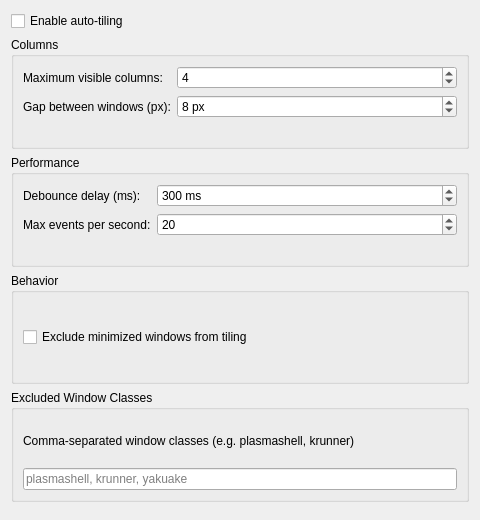
<?xml version="1.0" encoding="UTF-8"?>
<ui version="4.0">
    <class>AutoTileConfig</class>
    <widget class="QWidget" name="AutoTileConfig">
        <property name="geometry">
            <rect>
                <x>0</x>
                <y>0</y>
                <width>480</width>
                <height>520</height>
            </rect>
        </property>
        <layout class="QVBoxLayout" name="mainLayout">
            <!-- Enable toggle -->
            <item>
                <widget class="QCheckBox" name="kcfg_enabled">
                    <property name="text">
                        <string>Enable auto-tiling</string>
                    </property>
                </widget>
            </item>

            <!-- Columns group -->
            <item>
                <widget class="QGroupBox" name="columnsGroup">
                    <property name="title">
                        <string>Columns</string>
                    </property>
                    <layout class="QFormLayout" name="columnsLayout">
                        <item row="0" column="0">
                            <widget class="QLabel" name="maxVisibleLabel">
                                <property name="text">
                                    <string>Maximum visible columns:</string>
                                </property>
                            </widget>
                        </item>
                        <item row="0" column="1">
                            <widget class="QSpinBox" name="kcfg_maxVisible">
                                <property name="minimum">
                                    <number>1</number>
                                </property>
                                <property name="maximum">
                                    <number>8</number>
                                </property>
                                <property name="value">
                                    <number>4</number>
                                </property>
                            </widget>
                        </item>
                        <item row="1" column="0">
                            <widget class="QLabel" name="gapSizeLabel">
                                <property name="text">
                                    <string>Gap between windows (px):</string>
                                </property>
                            </widget>
                        </item>
                        <item row="1" column="1">
                            <widget class="QSpinBox" name="kcfg_gapSize">
                                <property name="minimum">
                                    <number>0</number>
                                </property>
                                <property name="maximum">
                                    <number>32</number>
                                </property>
                                <property name="value">
                                    <number>8</number>
                                </property>
                                <property name="suffix">
                                    <string> px</string>
                                </property>
                            </widget>
                        </item>
                    </layout>
                </widget>
            </item>

            <!-- Performance group -->
            <item>
                <widget class="QGroupBox" name="performanceGroup">
                    <property name="title">
                        <string>Performance</string>
                    </property>
                    <layout class="QFormLayout" name="performanceLayout">
                        <item row="0" column="0">
                            <widget class="QLabel" name="debounceMsLabel">
                                <property name="text">
                                    <string>Debounce delay (ms):</string>
                                </property>
                            </widget>
                        </item>
                        <item row="0" column="1">
                            <widget class="QSpinBox" name="kcfg_debounceMs">
                                <property name="minimum">
                                    <number>50</number>
                                </property>
                                <property name="maximum">
                                    <number>1000</number>
                                </property>
                                <property name="value">
                                    <number>300</number>
                                </property>
                                <property name="singleStep">
                                    <number>50</number>
                                </property>
                                <property name="suffix">
                                    <string> ms</string>
                                </property>
                            </widget>
                        </item>
                        <item row="1" column="0">
                            <widget class="QLabel" name="maxEventsLabel">
                                <property name="text">
                                    <string>Max events per second:</string>
                                </property>
                            </widget>
                        </item>
                        <item row="1" column="1">
                            <widget class="QSpinBox" name="kcfg_maxEventsPerSecond">
                                <property name="minimum">
                                    <number>5</number>
                                </property>
                                <property name="maximum">
                                    <number>50</number>
                                </property>
                                <property name="value">
                                    <number>20</number>
                                </property>
                            </widget>
                        </item>
                    </layout>
                </widget>
            </item>

            <!-- Behavior group -->
            <item>
                <widget class="QGroupBox" name="behaviorGroup">
                    <property name="title">
                        <string>Behavior</string>
                    </property>
                    <layout class="QVBoxLayout" name="behaviorLayout">
                        <item>
                            <widget class="QCheckBox" name="kcfg_respectMinimized">
                                <property name="text">
                                    <string>Exclude minimized windows from tiling</string>
                                </property>
                            </widget>
                        </item>
                    </layout>
                </widget>
            </item>

            <!-- Filter group -->
            <item>
                <widget class="QGroupBox" name="filterGroup">
                    <property name="title">
                        <string>Excluded Window Classes</string>
                    </property>
                    <layout class="QVBoxLayout" name="filterLayout">
                        <item>
                            <widget class="QLabel" name="filterHint">
                                <property name="text">
                                    <string>Comma-separated window classes (e.g. plasmashell, krunner)</string>
                                </property>
                                <property name="wordWrap">
                                    <bool>true</bool>
                                </property>
                            </widget>
                        </item>
                        <item>
                            <widget class="QLineEdit" name="kcfg_filterByClass">
                                <property name="placeholderText">
                                    <string>plasmashell, krunner, yakuake</string>
                                </property>
                            </widget>
                        </item>
                    </layout>
                </widget>
            </item>

            <!-- Spacer -->
            <item>
                <spacer name="verticalSpacer">
                    <property name="orientation">
                        <enum>Qt::Vertical</enum>
                    </property>
                </spacer>
            </item>
        </layout>
    </widget>
</ui>
